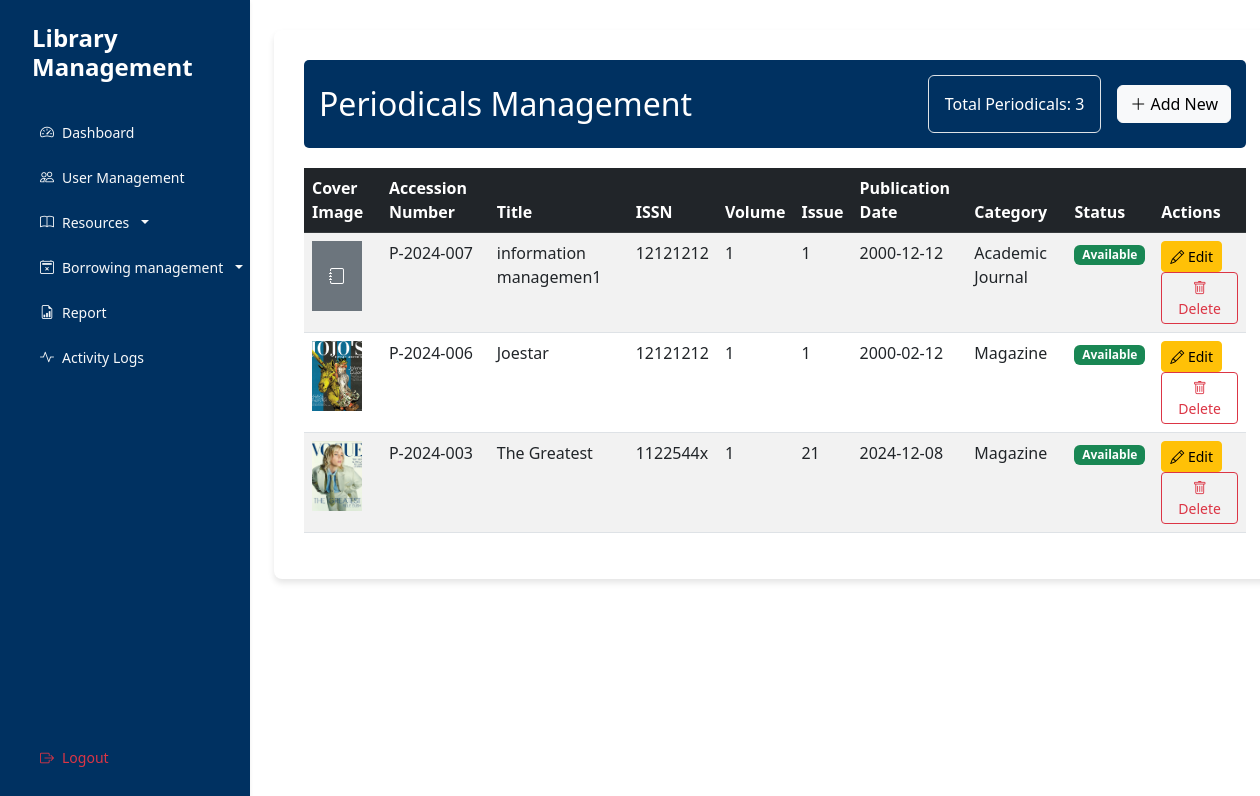
Page /interface/periodicals.php (signed in) on the committed database.
### tables this page shows
CREATE TABLE `periodicals` (
  `periodical_id` int(11) NOT NULL,
  `resource_id` int(11) NOT NULL,
  `issn` varchar(8) NOT NULL,
  `volume` varchar(20) DEFAULT NULL,
  `issue` varchar(20) DEFAULT NULL,
  `publication_date` date DEFAULT NULL
);

CREATE TABLE `library_resources` (
  `resource_id` int(11) NOT NULL,
  `title` varchar(255) NOT NULL,
  `accession_number` varchar(20) NOT NULL,
  `category` varchar(50) NOT NULL,
  `status` enum('available','borrowed','maintenance') DEFAULT 'available',
  `created_at` timestamp NOT NULL DEFAULT current_timestamp(),
  `updated_at` timestamp NOT NULL DEFAULT current_timestamp() ON UPDATE current_timestamp(),
  `cover_image` varchar(255) DEFAULT NULL
);

### controller/PeriodicalController.php (called while the page is built, shortened)
<?php
require_once '../config/Database.php';
class PeriodicalController {
    private $conn;
    public function __construct() {
        $database = new Database();
        $this->conn = $database->getConnection();
    }
    public function getPeriodicals() {
        try {
            $query = "SELECT lr.resource_id, lr.title, lr.accession_number, lr.category, lr.status, lr.cover_image,
                             p.issn, p.volume, p.issue, p.publication_date
                      FROM library_resources lr
                      JOIN periodicals p ON lr.resource_id = p.resource_id
                      ORDER BY lr.created_at DESC";
            $stmt = $this->conn->prepare($query);
            $stmt->execute();
            return $stmt->fetchAll(PDO::FETCH_ASSOC);
        } catch (PDOException $e) {
            error_log("Get periodicals error: " . $e->getMessage());
            return [];
        }
    }
}

### config/Database.php (called while the page is built, shortened)
<?php
class Database {
    private $host = "localhost";
    private $port = "3307";
    private $db_name = "library_management";
    private $username = "root";
    private $password = "";
    public function getConnection() {
        $this->conn = null;
        try {
            $this->conn = new PDO(
                "mysql:host=" . $this->host . ";port=" . $this->port . ";dbname=" . $this->db_name,
                $this->username,
                $this->password
            );
            $this->conn->setAttribute(PDO::ATTR_ERRMODE, PDO::ERRMODE_EXCEPTION);
        } catch(PDOException $e) {
            echo "Connection Error: " . $e->getMessage();
        }
        return $this->conn;
    }
}

### interface/periodicals.php (the view, shortened to what this page needs)
<?php
require_once '../controller/PeriodicalController.php';
$periodicalController = new PeriodicalController();
$periodicals = $periodicalController->getPeriodicals();
?>
<!DOCTYPE html>
<html lang="en">
<head>
    <link href="https://cdnjs.cloudflare.com/ajax/libs/bootstrap/5.3.0/css/bootstrap.min.css" rel="stylesheet">
    <link href="https://cdnjs.cloudflare.com/ajax/libs/bootstrap-icons/1.7.2/font/bootstrap-icons.min.css" rel="stylesheet">
</head>
<body>
    <div class="d-flex">
        <?php include 'includes/sidebarModal.php'; ?>
        <main class="col-md-9 ms-sm-auto col-lg-10 px-md-4">
            <div class="borrowing-monitoring-container">
                <div class="page-header d-flex justify-content-between align-items-center">
                    <h2 class="mb-0">
                        <i></i>Periodicals Management
                    </h2>
                    <div class="d-flex align-items-center">
                        <div class="box p-3 border rounded me-3">
                            <span>Total Periodicals: <?php echo count($periodicals); ?></span>
                        </div>
                        <button class="btn btn-light" data-bs-toggle="modal" data-bs-target="#periodicalModal">
                            <i class="bi bi-plus-lg"></i> Add New
                        </button>
                    </div>
                </div>
                <div class="table-responsive">
                    <table class="table table-striped table-hover">
                        <thead class="table-dark">
                            <tr>
                                <th>Cover Image</th>
                                <th>Accession Number</th>
                                <th>Title</th>
                                <th>ISSN</th>
                                <th>Volume</th>
                                <th>Issue</th>
                                <th>Publication Date</th>
                                <th>Category</th>
                                <th>Status</th>
                                <th>Actions</th>
                            </tr>
                        </thead>
                        <tbody>
                            <?php foreach ($periodicals as $periodical): ?>
                            <tr>
                                <td>
                                    <?php if (!empty($periodical['cover_image'])): ?>
                                        <img src="../<?php echo htmlspecialchars($periodical['cover_image']); ?>"
                                             alt="Cover"
                                             style="width: 50px; height: 70px; object-fit: cover;"
                                             onerror="this.onerror=null; this.src='assets/images/default-cover.png';">
                                    <?php else: ?>
                                        <div class="bg-secondary text-white d-flex align-items-center justify-content-center"
                                             style="width: 50px; height: 70px;">
                                            <i class="bi bi-journal"></i>
                                        </div>
                                    <?php endif; ?>
                                </td>
                                <td><?php echo htmlspecialchars($periodical['accession_number']); ?></td>
                                <td><?php echo htmlspecialchars($periodical['title']); ?></td>
                                <td><?php echo htmlspecialchars($periodical['issn']); ?></td>
                                <td><?php echo htmlspecialchars($periodical['volume']); ?></td>
                                <td><?php echo htmlspecialchars($periodical['issue']); ?></td>
                                <td><?php echo htmlspecialchars($periodical['publication_date']); ?></td>
                                <td><?php echo htmlspecialchars($periodical['category']); ?></td>
                                <td>
                                    <span class="badge
                                    <?php
                                    echo $periodical['status'] === 'available' ? 'bg-success' : 'bg-warning';
                                    ?>">
                                        <?php echo ucfirst(htmlspecialchars($periodical['status'])); ?>
                                    </span>
                                </td>
                                <td>
                                    <button class="btn btn-sm btn-warning edit-periodical"
                                            data-bs-toggle="modal"
                                            data-bs-target="#periodicalModal"
                                            data-periodical='<?php echo htmlspecialchars(json_encode($periodical)); ?>'>
                                        <i class="bi bi-pencil"></i> Edit
                                    </button>
                                    <form method="POST" class="d-inline" onsubmit="return confirm('Are you sure you want to delete this media resource?');">
                                    <button type="submit" class="btn btn-sm btn-outline-danger">
                                        <i class="bi bi-trash"></i> Delete
                                    </button>
                                    </form>
                                </td>
                            </tr>
                            <?php endforeach; ?>
                        </tbody>
                    </table>
                </div>
            </div>
        </main>
    </div>
</body>
</html>

### interface/periodicals.php (style rules this page uses)
.borrowing-monitoring-container { background-color: white; border-radius: 8px; box-shadow: 0 4px 6px rgba(0,0,0,0.1); padding: 30px; margin-top: 30px; }
.page-header { background-color: #003161; color: white; padding: 15px; border-radius: 5px; margin-bottom: 20px; }

### rows in the picture
periodicals: resource.accession_number "P-2024-007", resource.title "information managemen1", issn "12121212", volume "1", issue "1", publication_date "2000-12-12", resource.category "Academic Journal", resource.status "Available"
periodicals: resource.cover_image (picture), resource.accession_number "P-2024-006", resource.title "Joestar", issn "12121212", volume "1", issue "1", publication_date "2000-02-12", resource.category "Magazine", resource.status "Available"
periodicals: resource.cover_image (picture), resource.accession_number "P-2024-003", resource.title "The Greatest", issn "1122544x", volume "1", issue "21", publication_date "2024-12-08", resource.category "Magazine", resource.status "Available"

### other values in the picture
count($periodicals) "3"
